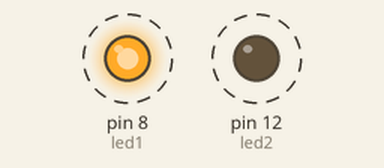
The sketch below on a simulated Arduino Uno, built with avr-gcc and run on an emulated ATmega328P. Shown: output pins drawn as LEDs (lit = HIGH). Dashed ring = blinking.

Above: at 0.05 s.
Timing chart, 0 to 3.0 s (numbered marks = the images above):
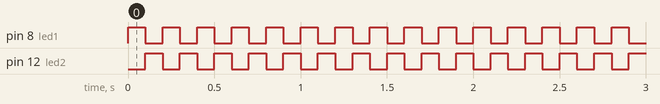

Measured:
- by itself, pin 8 (led1), pin 12 (led2): alternates HIGH for 0.10 s and LOW for 0.10 s

The sketch:

sirene-de-policia.ino
```cpp
# define led1 8
# define led2 12
# define botao1 9


void setup() {
  pinMode(led1, OUTPUT);
  pinMode(led2, OUTPUT);
  pinMode(botao1, INPUT);

}

void loop() {
  digitalWrite(led1, HIGH);
  digitalWrite(led2, LOW);
  delay (100);
  digitalWrite(led1, LOW);
  digitalWrite(led2, HIGH);
  delay(100);

}
```
